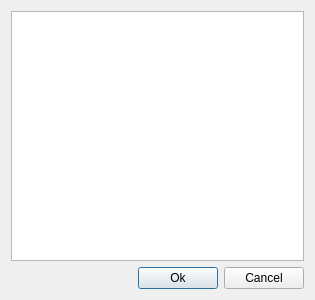
<?xml version="1.0" encoding="UTF-8"?>
<ui version="4.0">
 <class>SelectAccount</class>
 <widget class="QDialog" name="SelectAccount">
  <property name="geometry">
   <rect>
    <x>0</x>
    <y>0</y>
    <width>315</width>
    <height>300</height>
   </rect>
  </property>
  <property name="windowTitle">
   <string>Dialog</string>
  </property>
  <layout class="QVBoxLayout" name="verticalLayout">
   <item>
    <widget class="accountsView" name="treeView"/>
   </item>
   <item>
    <layout class="QHBoxLayout" name="horizontalLayout">
     <item>
      <spacer name="horizontalSpacer">
       <property name="orientation">
        <enum>Qt::Horizontal</enum>
       </property>
       <property name="sizeHint" stdset="0">
        <size>
         <width>40</width>
         <height>20</height>
        </size>
       </property>
      </spacer>
     </item>
     <item>
      <widget class="OkPushButton" name="okButton">
       <property name="text">
        <string>Ok</string>
       </property>
      </widget>
     </item>
     <item>
      <widget class="CancelPushButton" name="cancelButton">
       <property name="text">
        <string>Cancel</string>
       </property>
      </widget>
     </item>
    </layout>
   </item>
  </layout>
 </widget>
 <customwidgets>
  <customwidget>
   <class>OkPushButton</class>
   <extends>QPushButton</extends>
   <header location="global">widgets/okpushbutton.h</header>
  </customwidget>
  <customwidget>
   <class>CancelPushButton</class>
   <extends>QPushButton</extends>
   <header location="global">widgets/cancelpushbutton.h</header>
  </customwidget>
  <customwidget>
   <class>accountsView</class>
   <extends>QTreeView</extends>
   <header location="global">accountsview.h</header>
  </customwidget>
 </customwidgets>
 <resources/>
 <connections>
  <connection>
   <sender>okButton</sender>
   <signal>clicked()</signal>
   <receiver>SelectAccount</receiver>
   <slot>accept()</slot>
   <hints>
    <hint type="sourcelabel">
     <x>217</x>
     <y>281</y>
    </hint>
    <hint type="destinationlabel">
     <x>144</x>
     <y>277</y>
    </hint>
   </hints>
  </connection>
  <connection>
   <sender>cancelButton</sender>
   <signal>clicked()</signal>
   <receiver>SelectAccount</receiver>
   <slot>reject()</slot>
   <hints>
    <hint type="sourcelabel">
     <x>274</x>
     <y>280</y>
    </hint>
    <hint type="destinationlabel">
     <x>174</x>
     <y>282</y>
    </hint>
   </hints>
  </connection>
 </connections>
</ui>
